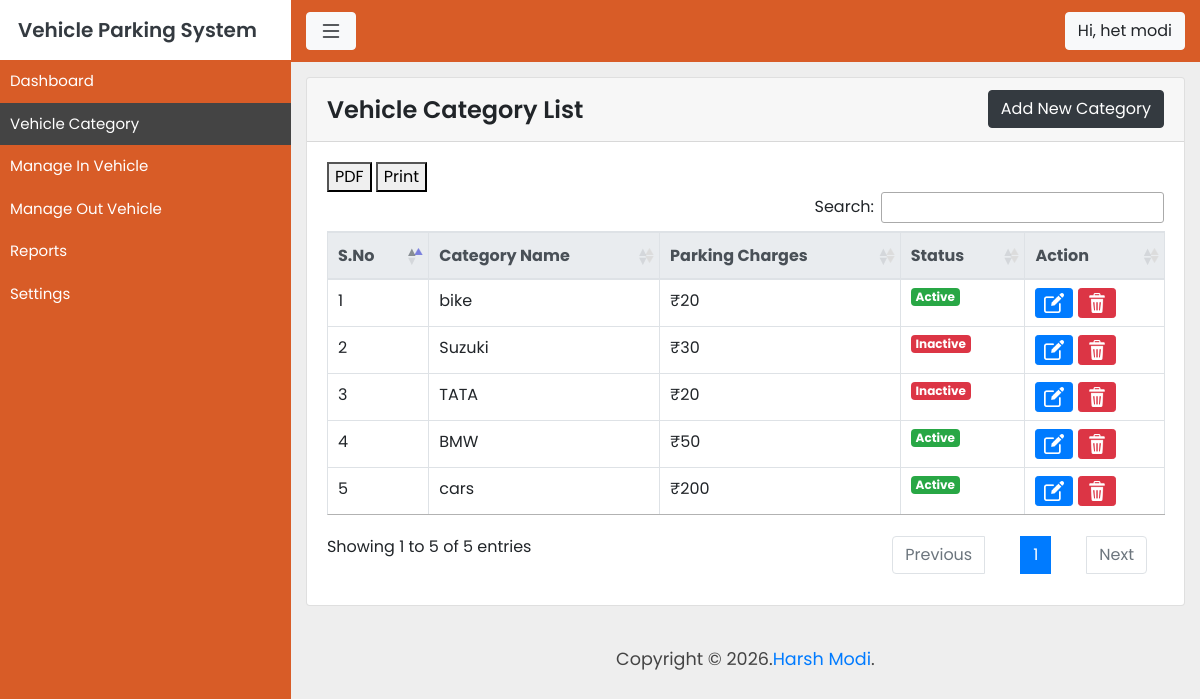
The page /vehicle-category.php (signed in) on the database as committed earlier.
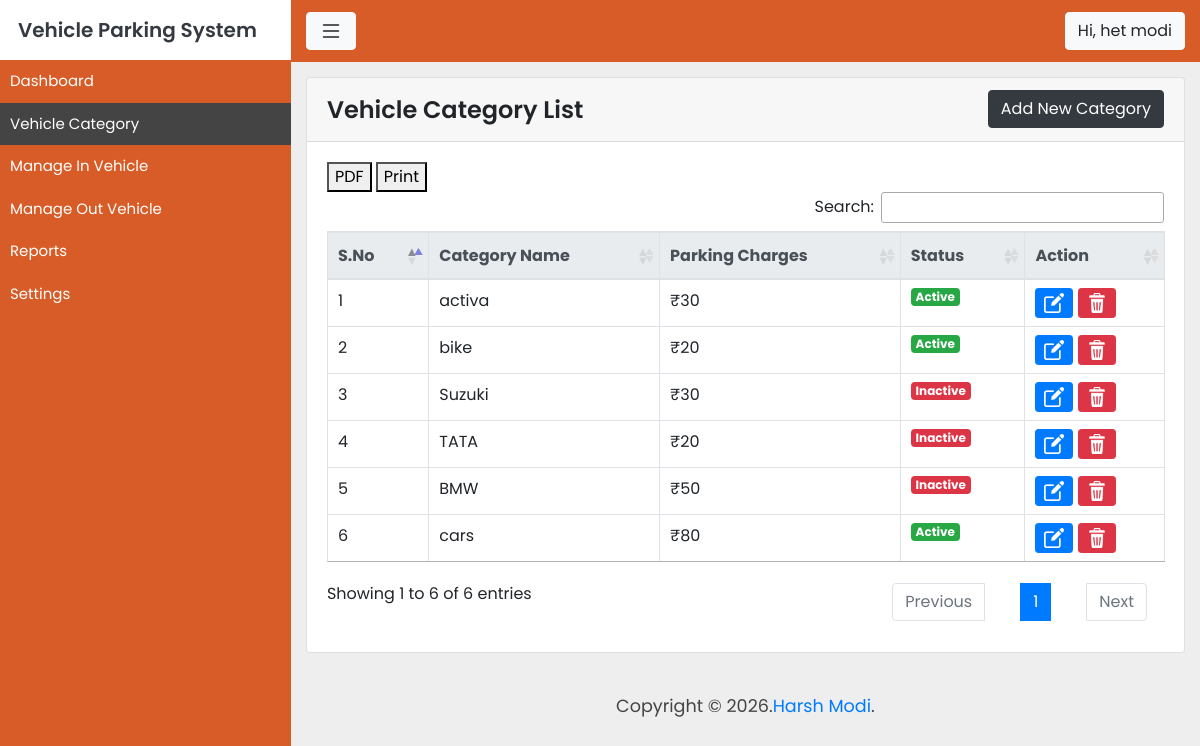
The same page on the database as committed later.
### tables this page shows
CREATE TABLE `vehicle_category` (
  `id` int(11) NOT NULL,
  `category_name` varchar(255) NOT NULL,
  `parking_charge` int(11) NOT NULL,
  `category_status` int(11) NOT NULL
);

### vehicle-category.php (the view, shortened to what this page needs)
<?php $title = "Vehicle Category";
include "header.php" ?>
<div class="container">
    <div class="admin-content">
        <div class="card">
            <div class="card-header">
                <h2 class="d-inline">Vehicle Category List</h2>
                <a href="add-vehicle-category.php" class="btn btn-dark float-right">Add New Category</a>
            </div>
            <div class="card-body position-relative">
                <div id="table-data">
                    <?php
                        $conn = mysqli_connect("localhost","root","","install");
                        $result = mysqli_query($conn, "SELECT * FROM vehicle_category ORDER BY id DESC");
                    ?>
                    <table class="table-data table table-bordered">
                        <thead class="thead-light">
                            <tr>
                                <th>S.No</th>
                                <th>Category Name</th>
                                <th>Parking Charges</th>
                                <th>Status</th>
                                <th>Action</th>
                            </tr>
                        </thead>
                        <tbody>
                            <?php
                            if(mysqli_num_rows($result) > 0){
                            $i = 0;
                            while($row = mysqli_fetch_assoc($result)){
                                $i++;
                          ?>
                            <tr>
                                <td><?php echo $i; ?></td>
                                <td><?php echo $row['category_name']; ?></td>
                                <td><?php echo $currency_format.$row['parking_charge']; ?></td>
                                <td>
                                    <?php
                                    if($row['category_status'] == '1'){ ?>
                                    <span class="badge badge-success">
                                        Active
                                    </span>
                                    <?php }else{ ?>
                                    <span class="badge badge-danger">
                                        Inactive
                                    </span>
                                    <?php } ?>
                                </td>
                                <td>
                                    <ul class="action-list">
                                        <li><a href="update-vehicle-category.php?vcid=<?php echo $row['id']; ?>"
                                                class="btn btn-primary btn-sm"><img src="images/edit.png" alt=""></a>
                                        </li>
                                        <li><a href="#" data-vcid="<?php echo $row['id']; ?>"
                                                class="btn btn-danger btn-sm delete-category"><img
                                                    src="images/delete.png" alt=""></a></li>
                                    </ul>
                                </td>
                            </tr>
                            <?php
                    }
                  }
                ?>
                        </tbody>
                    </table>
                </div>
            </div>
        </div>
    </div>
</div>
<?php include "footer.php" ?>

### header.php (shortened to what this page needs)
<?php
    $db = new Database();
    $db->select('settings','*',null,null,null,null);
    $result = $db->getResult();
    $site_name = (!empty($result) && isset($result[0]['site_name']))
    ? $result[0]['site_name']
    : 'Vehicle Parking System';
$site_logo = (!empty($result) && isset($result[0]['site_logo']))
    ? $result[0]['site_logo']
    : '';
    $currency_format = (!empty($result) && isset($result[0]['currency']))
    ? $result[0]['currency']
    : '₹';
?>
<html lang="en">
<head>
    <link rel="stylesheet" href="assets/css/bootstrap.css">
    <link href="https://cdn.jsdelivr.net/npm/select2@4.1.0-rc.0/dist/css/select2.min.css" rel="stylesheet" />
    <link href="assets/font-awesome-5/css/fontawesome-all.min.css" rel="stylesheet" media="all">
    <link rel="stylesheet" href="assets/css/datatables.bootstrap.min.css">
    <link rel="stylesheet" href="assets/css/jquery.dataTables.css">
    <link rel="stylesheet" href="assets/css/style.css">
</head>
<body>
    <div class="wrapper">
        <nav id="sidebar">
            <div class="sidebar-header">
                <?php if(!empty($site_logo)){ ?>
                <a href="dashboard.php" class="navbar-brand p-0 text-dark">
                    <img src="images/site-logo/<?php echo $site_logo; ?>">
                </a>
                <?php } else { ?>
                <h2>
                    <a href="dashboard.php" class="navbar-brand p-0 text-dark">
                        <?php echo $site_name; ?>
                    </a>
                </h2>
                <?php } ?>
            </div>
            <ul class="list-unstyled components">
                <li <?php if(basename($_SERVER['PHP_SELF']) == "dashboard.php") echo 'class="active"'; ?>>
                    <a href="dashboard.php">Dashboard</a>
                </li>
                <li <?php if(basename($_SERVER['PHP_SELF']) == "vehicle-category.php") echo 'class="active"'; ?>>
                    <a href="vehicle-category.php">Vehicle Category</a>
                </li>
                <li <?php if(basename($_SERVER['PHP_SELF']) == "vehicle.php") echo 'class="active"'; ?>>
                    <a href="vehicle.php">Manage In Vehicle</a>
                </li>
                <li <?php if(basename($_SERVER['PHP_SELF']) == "manage-outgoingvehicle.php") echo 'class="active"'; ?>>
                    <a href="manage-outgoingvehicle.php">Manage Out Vehicle</a>
                </li>
                <li <?php if(basename($_SERVER['PHP_SELF']) == "reports.php") echo 'class="active"'; ?>>
                    <a href="reports.php">Reports</a>
                </li>
                <li <?php if(basename($_SERVER['PHP_SELF']) == "settings.php") echo 'class="active"'; ?>>
                    <a href="settings.php">Settings</a>
                </li>
            </ul>
        </nav>
        <div class="container-fluid p-0">
            <div class="content">
                <nav class="navbar navbar-expand-lg navbar-light">
                    <div class="container-fluid">
                        <button type="button" id="sidebarCollapse" class="btn btn-light">
                        </button>
                        <div class="dropdown" style="padding:12px 0;">
                            <button class="btn btn-light dropdown-toggle" type="button" id="dropdownMenuButton"
                                data-toggle="dropdown" aria-haspopup="true" aria-expanded="false">
                                Hi, <?php echo $_SESSION['admin_fullname']; ?>
                            </button>
                        </div>
                    </div>
                </nav>

### footer.php (shortened to what this page needs)
<div class="copyright text-center mt-4">
    <p>Copyright © <?php echo date('Y'); ?>.<a href="http://potfoliyo-main.s3-website.eu-north-1.amazonaws.com/"
            target="_blank">Harsh Modi</a>.</p>
</div>
</div>
</div>
</div>
<link rel="stylesheet" href="https://cdn.datatables.net/1.13.4/css/jquery.dataTables.min.css">
</body>
</html>

### assets/css/style.css (style rules this page uses)
body { font-family: 'Poppins', sans-serif; background: #eee; }
p { font-family: 'Poppins', sans-serif; font-size: 1.1em; font-weight: 400; line-height: 1.7em; color: #444; }
a, a:hover, a:focus { text-decoration: none; transition: all 0.3s; }
ul { list-style: none; padding: 0; margin: 0; }
.navbar { background: #D85C27; }
.wrapper { display: flex; width: 100%; align-items: stretch; }
#sidebar { max-width: 300px; min-height: 100vh; background: #D85C27; color: #fff; transition: all 0.3s; }
#sidebar .sidebar-header { padding: 18px; background: #fff; }
#sidebar .sidebar-header h2 { color: #000; font-size: 22px; font-weight: 600; margin: 0; }
#sidebar ul li a { color: #fff; font-size: 15px; padding: 10px; display: block; }
#sidebar ul li.active, a[aria-expanded="true"] { color: #444; background: #444; }
.admin-content { padding-top: 15px; padding-bottom: 15px; }
.card-header h2 { font-size: 24px; font-weight: 600; line-height: 39px; }
.action-list li { display: inline-block; }
.action-list li img { width: 20px; height: 20px; }

Rows that differ between the two databases and show on the page:
added vehicle_category: category_name "activa", parking_charge "30", category_status "Active"
changed vehicle_category "BMW": category_status "Active" → "Inactive"
changed vehicle_category "cars": parking_charge "200" → "80"
Other text that changed with them:
text written by a page script: "PDF Print Search: Showing 1 to 5 of 5 entries Previous 1 Next" → "PDF Print Search: Showing 1 to 6 of 6 entries Previous 1 Next"
